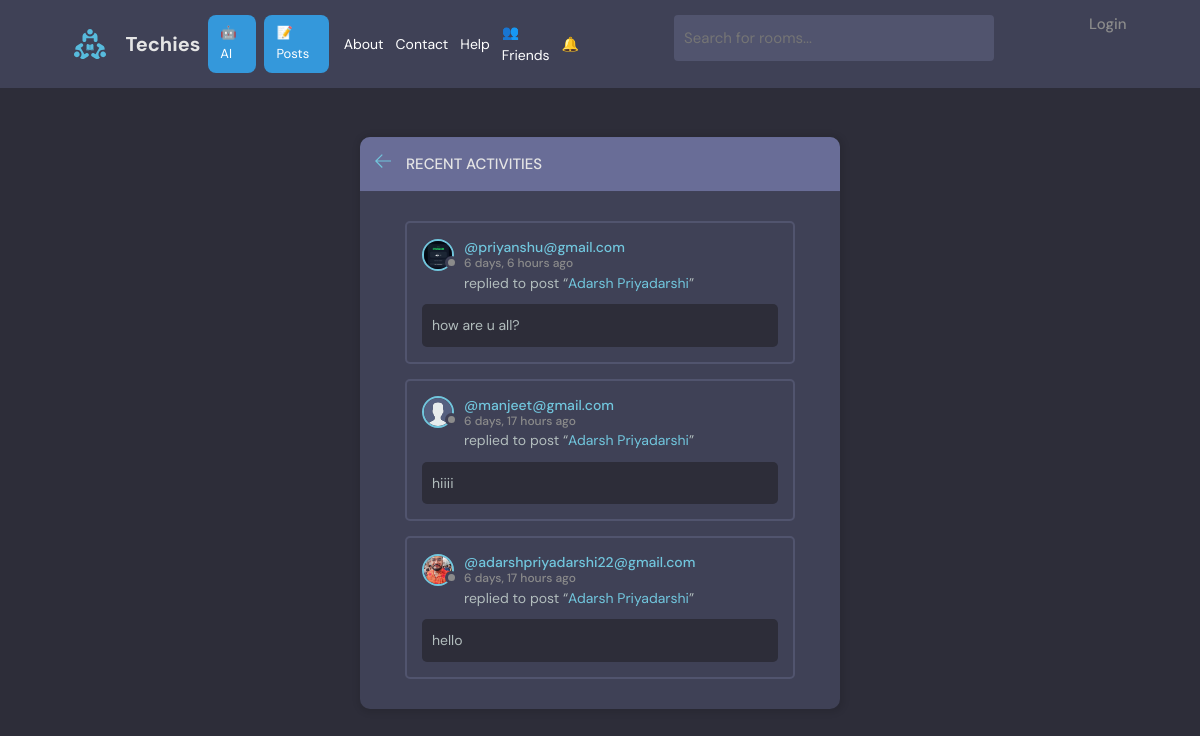
The page /activity/ on the database as committed earlier.
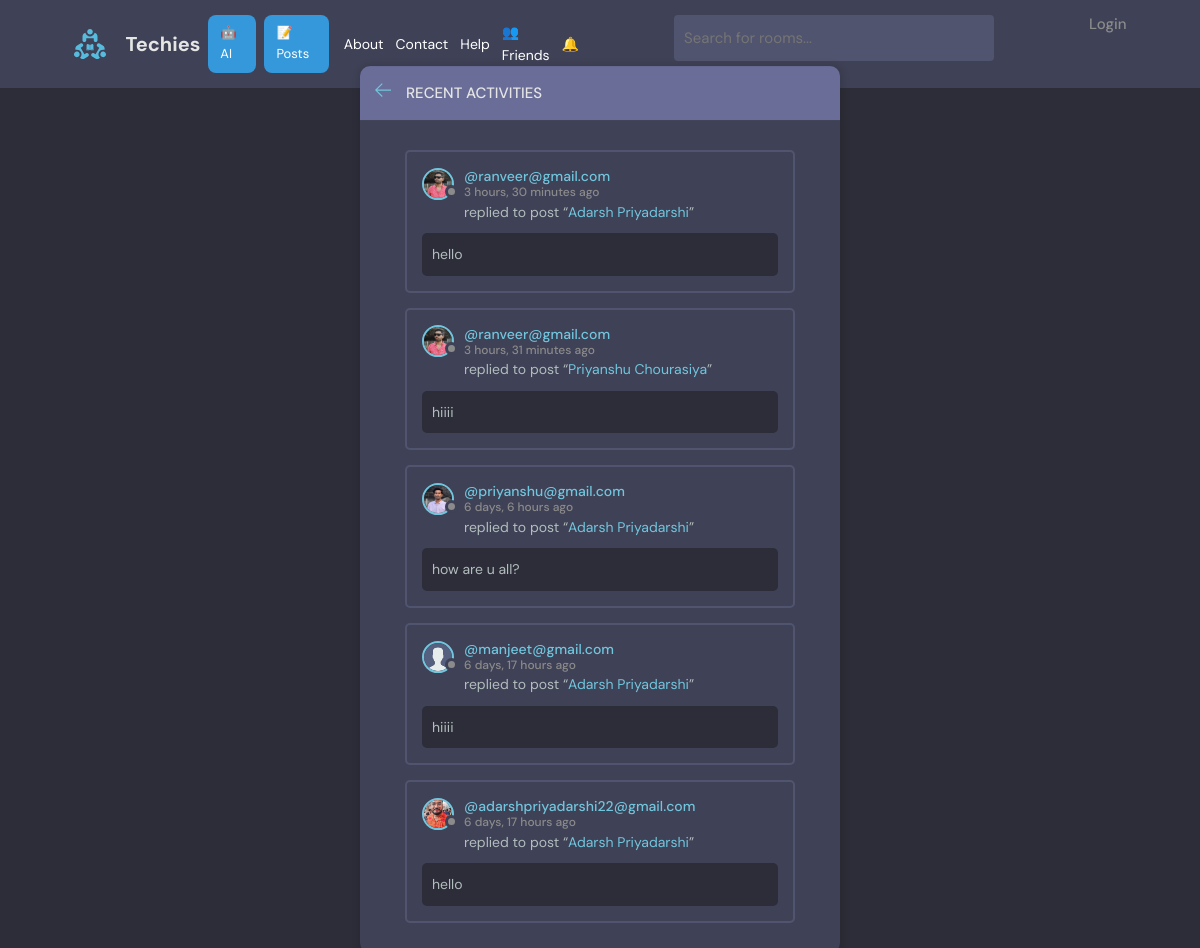
The same page on the database as committed later.
### base/models.py (models this page shows, shortened)
class Message(models.Model):
    user = models.ForeignKey(User, on_delete=models.CASCADE)
    room = models.ForeignKey(Room, on_delete=models.CASCADE)
    body = models.TextField()
    updated = models.DateTimeField(auto_now=True)
    created = models.DateTimeField(auto_now_add=True)
    class Meta:
        ordering = ['-updated', '-created']

class User(AbstractUser):
    name = models.CharField(max_length=200, null=True)
    email = models.EmailField(unique=True, null=True)
    bio = models.TextField(null=True)
    avatar = models.ImageField(null=True, default="avatar.svg")
    friends = models.ManyToManyField("self", blank=True)
    USERNAME_FIELD = 'email'
    REQUIRED_FIELDS = []

class Room(models.Model):
    host = models.ForeignKey(User, on_delete=models.CASCADE, null=True)
    topic = models.ForeignKey(Topic, on_delete=models.SET_NULL, null=True)
    name = models.CharField(max_length=200)
    description = models.TextField(null=True, blank=True)
    participants = models.ManyToManyField(
        User, related_name='participants', blank=True
    )
    update = models.DateTimeField(auto_now=True)
    created = models.DateTimeField(auto_now_add=True)
    class Meta:
        ordering = ['-update', '-created']
    def __str__(self):
        return self.name

### base/views.py (the view)
# urls.py: path('activity/', views.activityPage, name="activity"),
def activityPage(request):
    room_messages = Message.objects.all()
    return render(request, 'base/activity.html', {'room_messages': room_messages})

### base/context_processors.py (called while the page is built)
def notification_count(request):
    if request.user.is_authenticated:
        count = FriendRequest.objects.filter(
            receiver=request.user,
            accepted=False
        ).count()
        return {'pending_requests_count': count}
    return {'pending_requests_count': 0}

### base/templates/base/activity.html (shortened to what this page needs)
{% extends 'main.html' %}
{% block content %}
    <main class="layout">
      <div class="container">
        <div class="layout__box">
          <div class="layout__boxHeader">
            <div class="layout__boxTitle">
              <a href="{% url 'home' %}">
                <svg version="1.1" xmlns="http://www.w3.org/2000/svg" width="32" height="32" viewBox="0 0 32 32">
                  <title>arrow-left</title>
                  <path
                    d="M13.723 2.286l-13.723 13.714 13.719 13.714 1.616-1.611-10.96-10.96h27.625v-2.286h-27.625l10.965-10.965-1.616-1.607z"
                  ></path>
                </svg>
              </a>
              <h3>Recent Activities</h3>
            </div>
          </div>
          <div class="activities-page layout__body">
            {% for message in room_messages %}
    <div class="activities__box">
      <div class="activities__boxHeader roomListRoom__header">
        <a href="{% url 'user-profile' message.user.id %}" class="roomListRoom__author">
          <div class="avatar avatar--small">
            <img src="{{message.user.avatar.url}}" />
          </div>
          <p>
            @{{message.user}}
            <span>{{message.created|timesince}} ago</span>
          </p>
        </a>
      </div>
      <div class="activities__boxContent">
        <p>replied to post “<a href="{% url 'room' message.room.id %}">{{message.room}}</a>”</p>
        <div class="activities__boxRoomContent">
          {{message.body}}
        </div>
      </div>
    </div>
    {% endfor %}
          </div>
        </div>
      </div>
    </main>
    {% endblock content %}

### templates/main.html (shortened to what this page needs)
<!DOCTYPE html>
{% load static %}
<html lang="en">
  <head>
    <link rel="stylesheet" href="{% static 'styles/style.css' %}" />
  </head>
  <body>
    {% include 'navbar.html' %}
    {% block content %}
    {% endblock %}
  </body>
</html>

### templates/navbar.html (shortened to what this page needs)
{% load static %}
<header class="header header--loggedIn">
  <div class="container">
    <div class="nav-left">
      <a href="{% url 'home' %}" class="header__logo">
        <img src="{% static 'images/logo.svg' %}" />
        <h1>Techies</h1>
      </a>
      <a href="{% url 'ai' %}" class="nav-btn">🤖 AI</a>
      <a href="{% url 'posts' %}" class="nav-btn">📝 Posts</a>
      <div class="nav-links">
  <a href="{% url 'about' %}">About</a>
  <a href="{% url 'contact' %}">Contact</a>
  <a href="{% url 'help' %}">Help</a>
  <a href="{% url 'friends' %}" style="position:relative;">
    👥 Friends
  </a>
  <a href="{% url 'notifications' %}" style="position:relative;">
    🔔
  </a>
</div>
    </div>
    <form class="header__search" method="GET" action="{% url 'home' %}">
      <label>
        <input name="q" placeholder="Search for rooms..." />
      </label>
    </form>
    <nav class="header__menu">
  {% if request.user.is_authenticated %}
  <div class="header__user" style="display:flex; align-items:center; gap:8px;">
    <a href="{% url 'user-profile' request.user.id %}" style="display:flex; align-items:center; gap:6px;">
      <div class="avatar avatar--medium active">
        <img src="{{request.user.avatar.url}}" />
      </div>
      <p>{{request.user.username}}</p>
    </a>
    <button class="dropdown-button" style="background:none; border:none; cursor:pointer;">
      ⬇
    </button>
  </div>
  <div class="dropdown-menu">
    <a href="{% url 'user-profile' request.user.id %}" class="dropdown-link">👤 Profile</a>
    <a href="{% url 'posts' %}" class="dropdown-link">📝 Posts</a>
    <a href="{% url 'activity' %}" class="dropdown-link">📊 Activity</a>
    <a href="{% url 'update-user' %}" class="dropdown-link">⚙ Settings</a>
    <a href="{% url 'friends' %}" class="dropdown-link">👥 Friends</a>
    <a href="{% url 'logout' %}" class="dropdown-link">🚪 Logout</a>
  </div>
  {% else %}
  <a href="{% url 'login' %}">
    <p>Login</p>
  </a>
  {% endif %}
</nav>
  </div>
</header>

### static/styles/style.css (style rules this page uses)
:root { --color-main: #71c6dd; --color-main-light: #e1f6fb; --color-dark: #3f4156; --color-dark-medium: #51546e; --color-dark-light: #696d97; --color-light: #e5e5e5; --color-gray: #8b8b8b; --color-light-gray: #b2bdbd; --color-bg: #2d2d39; --color-success: #5dd693; --color-error: #fc4b0b; }
* { font-family: "DM Sans", -apple-system, BlinkMacSystemFont, "Segoe UI", Roboto, Oxygen, Ubuntu, Cantarell, "Open Sans", "Helvetica Neue", sans-serif; margin: 0; padding: 0; box-sizing: border-box; text-rendering: optimizeLegibility; font-size: inherit; }
html { font-size: 56.25%; }
@media only screen and (min-width: 1200px) { html { font-size: 62.5%; } }
body { line-height: 1.6; font-weight: 400; font-size: 1.5rem; color: var(--color-light-gray); background-color: var(--color-bg); min-height: 100vh; }
img { width: 100%; }
a { display: inline-block; color: var(--color-main); text-decoration: none; }
.container { max-width: 120rem; width: 90%; margin: auto; }
.avatar { position: relative; display: inline-block; border-radius: 50%; border: 2px solid var(--color-main); }
.avatar img { display: block; border-radius: 50%; object-fit: cover; object-position: center; }
.avatar::after { content: ""; display: block; position: absolute; background-color: var(--color-gray); z-index: 111; border-radius: 50%; border: 0.3rem solid var(--color-dark); }
.avatar.avatar--small img { width: 2.8rem; height: 2.8rem; }
.avatar.avatar--small:after { width: 0.7rem; height: 0.7rem; bottom: 0px; right: -6px; }
.header { padding: 1.5rem; background-color: var(--color-dark); }
.header > .container { display: flex; gap: 9.5rem; }
.header__logo, .header__user { display: flex; gap: 2rem; align-items: center; }
.header__logo > img { height: 3.2rem; width: 3.2rem; }
.header__logo > h1 { font-weight: 700; font-size: 2rem; color: var(--color-light); }
.header__search > label { background-color: var(--color-dark-medium); padding: 1.3rem 1rem; display: flex; align-items: center; gap: 1rem; border-radius: 4px; }
.header__search input { width: 30rem; background: transparent; border: none; outline: none; color: var(--color-light); }
.header__menu { margin-left: auto; position: relative; }
.header__menu a { display: flex; gap: 1.5rem; align-items: center; font-weight: 500; text-decoration: none; color: var(--color-gray); }
.header__menu p { line-height: 1.2; }
.layout { margin-top: 2.4rem; }
.layout > .container { display: flex; justify-content: space-between; align-items: flex-start; }
.layout__box { width: 90%; max-width: 48rem; min-height: 40rem; position: absolute; top: 50%; left: 50%; transform: translate(-50%, -46%); background-color: var(--color-dark); border-radius: 1rem; box-shadow: 1px 1px 6px 3px rgba(0, 0, 0, 0.1); overflow: hidden; }
.layout__boxHeader { display: flex; padding: 1.5rem; background-color: var(--color-dark-light); }
.layout__boxTitle { display: flex; gap: 1.5rem; align-items: center; }
.layout__boxTitle h3 { text-transform: uppercase; font-weight: 500; color: var(--color-light); }
.layout__boxTitle svg { width: 1.6rem; height: 1.6rem; fill: var(--color-main); }
.layout__body { margin: 3rem; }
.roomListRoom__header { display: flex; justify-content: space-between; align-items: center; }
.roomListRoom__author { font-weight: 500; display: flex; align-items: center; gap: 1rem; }
.activities__box { margin: 1.5rem; padding: 1.5rem; border: 2px solid var(--color-dark-medium); border-radius: 5px; }
.activities__boxHeader p { font-size: 1.4rem; line-height: 1.3; }
.activities__boxHeader p span { color: var(--color-gray); font-size: 1.2rem; display: block; }
.activities__boxContent { margin-left: 4.2rem; }
.activities__boxContent { font-size: 1.4rem; }
.activities__boxRoomContent { background: var(--color-bg); padding: 1rem; border-radius: 5px; margin-top: 1rem; margin-left: -4.2rem; }

### templates/navbar.html (style rules this page uses)
.nav-btn { padding: 8px 12px; background-color: #3498db; color: white; border-radius: 8px; font-size: 13px; text-decoration: none; margin-left: 8px; }
.nav-links { display: flex; align-items: center; gap: 12px; margin-left: 15px; }
.nav-links a { color: white; text-decoration: none; font-size: 14px; }
.nav-left { display: flex; align-items: center; }

Rows that differ between the two databases and show on the page:
added Message: user.avatar (picture), user "ranveer@gmail.com", created "3 hours, 30 minutes", room "Adarsh Priyadarshi", body "hello"
added Message: user.avatar (picture), user "ranveer@gmail.com", created "3 hours, 31 minutes", room "Priyanshu Chourasiya", body "hiiii"
changed through a linked row, Message "how are u all?": user.avatar: a different picture
